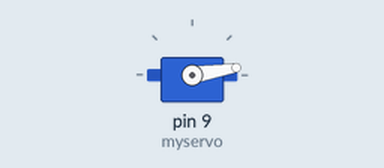
Simulated run of this sketch. Board: Arduino Uno, built with avr-gcc and run on an emulated ATmega328P. Parts: servo.

Above: at 0.05 s.
At 0.9 s:
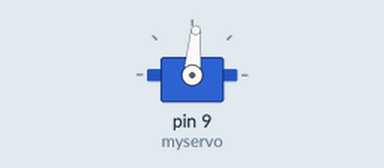
At 1.75 s:
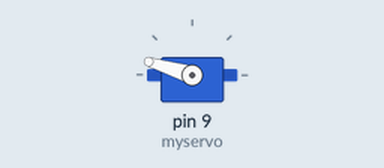
At 3.45 s:
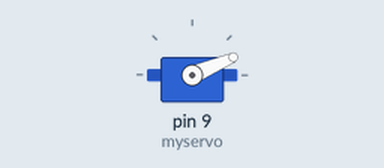
Timing chart, 0 to 8.3 s (numbered marks = the images above):
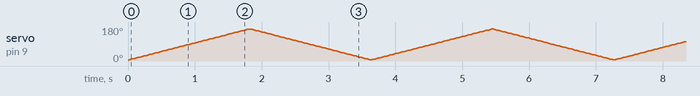

The sketch:

ServoSync.ino
```cpp
#include <Servo.h>

Servo myservo;

void setup()
{
  myservo.attach(9);
  myservo.writeMicroseconds(1450);  // set servo to mid-point
}

void loop() {

  for(int i = 600; i<2300 ;i++ ){
    myservo.writeMicroseconds(i);
    delay(1);
  }

  for(int i = 2300; i>600 ;i-- ){
    myservo.writeMicroseconds(i);
    delay(1);
  }


}
```
